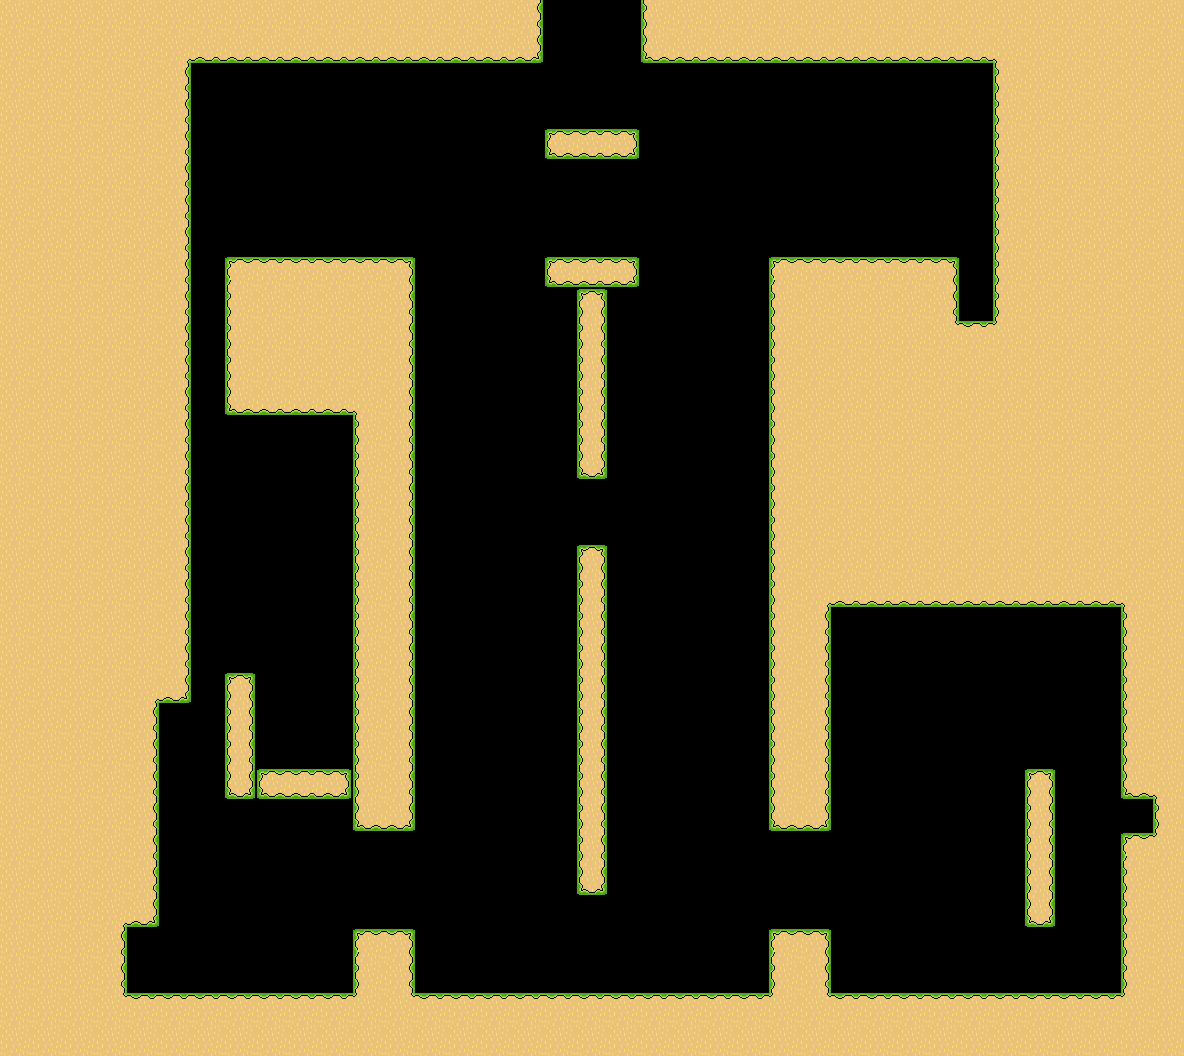

A 2D game scene composited from a Tiled map and its tileset images. What follows is a short description and the map's XML, with each tile layer's data collapsed to a summary:
An orthogonal 37x33 tile map with 32x32 px tiles, 1 tile layer (Ground) and 17 objects.

<map version="1.5" tiledversion="1.7.1" orientation="orthogonal" renderorder="right-down" width="37" height="33" tilewidth="32" tileheight="32" infinite="0" nextlayerid="29" nextobjectid="109">
 <editorsettings>
  <export target="LevelTilemap_level13.json" format="json" />
 </editorsettings>
 <properties>
  <property name="extraText" value="Walljumps reset double jump!" />
  <property name="levelIndex" type="int" value="13" />
  <property name="levelName" value="Level 13" />
  <property name="levelNameOffsetY" type="int" value="-80" />
  <property name="levelNameShortened" value="13" />
  <property name="numberOfSlimes" type="int" value="5" />
 </properties>
 <tileset firstgid="1" name="tileset" tilewidth="32" tileheight="32" tilecount="36" columns="6">
  <image source="../../artwork/tileset.png" width="192" height="192" />
  <tile id="0">
   <properties>
    <property name="collides" type="bool" value="true" />
   </properties>
  </tile>
  <tile id="1">
   <properties>
    <property name="collides" type="bool" value="true" />
   </properties>
  </tile>
  <tile id="2">
   <properties>
    <property name="collides" type="bool" value="true" />
   </properties>
  </tile>
  <tile id="3">
   <properties>
    <property name="collides" type="bool" value="true" />
   </properties>
  </tile>
  <tile id="4">
   <properties>
    <property name="collides" type="bool" value="false" />
   </properties>
  </tile>
  <tile id="5">
   <properties>
    <property name="collides" type="bool" value="false" />
   </properties>
  </tile>
  <tile id="6">
   <properties>
    <property name="collides" type="bool" value="true" />
   </properties>
  </tile>
  <tile id="7">
   <properties>
    <property name="collides" type="bool" value="true" />
   </properties>
  </tile>
  <tile id="8">
   <properties>
    <property name="collides" type="bool" value="true" />
   </properties>
  </tile>
  <tile id="9">
   <properties>
    <property name="collides" type="bool" value="true" />
   </properties>
  </tile>
  <tile id="10">
   <properties>
    <property name="collides" type="bool" value="false" />
   </properties>
  </tile>
  <tile id="11">
   <properties>
    <property name="collides" type="bool" value="false" />
   </properties>
  </tile>
  <tile id="12">
   <properties>
    <property name="collides" type="bool" value="true" />
   </properties>
  </tile>
  <tile id="13">
   <properties>
    <property name="collides" type="bool" value="true" />
   </properties>
  </tile>
  <tile id="14">
   <properties>
    <property name="collides" type="bool" value="true" />
   </properties>
  </tile>
  <tile id="15">
   <properties>
    <property name="collides" type="bool" value="true" />
   </properties>
  </tile>
  <tile id="16">
   <properties>
    <property name="collides" type="bool" value="false" />
    <property name="expValue" type="int" value="3" />
    <property name="isFlying" type="bool" value="true" />
    <property name="level" type="int" value="1" />
    <property name="objectTag" value="slimeEnemy" />
   </properties>
  </tile>
  <tile id="17">
   <properties>
    <property name="collides" type="bool" value="false" />
    <property name="expValue" type="int" value="3" />
    <property name="isFlying" type="bool" value="false" />
    <property name="level" type="int" value="1" />
    <property name="objectTag" value="slimeEnemy" />
   </properties>
  </tile>
  <tile id="18">
   <properties>
    <property name="collides" type="bool" value="true" />
   </properties>
  </tile>
  <tile id="19">
   <properties>
    <property name="collides" type="bool" value="true" />
   </properties>
  </tile>
  <tile id="20">
   <properties>
    <property name="collides" type="bool" value="true" />
   </properties>
  </tile>
  <tile id="21">
   <properties>
    <property name="collides" type="bool" value="true" />
   </properties>
  </tile>
  <tile id="22">
   <properties>
    <property name="collides" type="bool" value="false" />
    <property name="expValue" type="int" value="5" />
    <property name="isFlying" type="bool" value="true" />
    <property name="level" type="int" value="2" />
    <property name="objectTag" value="slimeEnemy" />
   </properties>
  </tile>
  <tile id="23">
   <properties>
    <property name="collides" type="bool" value="false" />
    <property name="expValue" type="int" value="5" />
    <property name="isFlying" type="bool" value="false" />
    <property name="level" type="int" value="2" />
    <property name="objectTag" value="slimeEnemy" />
   </properties>
  </tile>
  <tile id="24">
   <properties>
    <property name="collides" type="bool" value="false" />
    <property name="direction" value="right" />
    <property name="objectTag" value="spike" />
    <property name="spriteName" value="rightSpikes" />
   </properties>
  </tile>
  <tile id="25">
   <properties>
    <property name="collides" type="bool" value="false" />
    <property name="direction" value="left" />
    <property name="objectTag" value="spike" />
    <property name="spriteName" value="leftSpikes" />
   </properties>
  </tile>
  <tile id="26">
   <properties>
    <property name="collides" type="bool" value="false" />
    <property name="direction" value="down" />
    <property name="objectTag" value="spike" />
    <property name="spriteName" value="downSpikes" />
   </properties>
  </tile>
  <tile id="27">
   <properties>
    <property name="collides" type="bool" value="false" />
    <property name="direction" value="up" />
    <property name="objectTag" value="spike" />
    <property name="spriteName" value="upSpikes" />
   </properties>
  </tile>
  <tile id="28">
   <properties>
    <property name="collides" type="bool" value="false" />
    <property name="expValue" type="int" value="10" />
    <property name="isFlying" type="bool" value="true" />
    <property name="level" type="int" value="3" />
    <property name="objectTag" value="slimeEnemy" />
   </properties>
  </tile>
  <tile id="29">
   <properties>
    <property name="collides" type="bool" value="false" />
    <property name="expValue" type="int" value="10" />
    <property name="isFlying" type="bool" value="false" />
    <property name="level" type="int" value="3" />
    <property name="objectTag" value="slimeEnemy" />
   </properties>
  </tile>
  <tile id="30">
   <properties>
    <property name="collides" type="bool" value="false" />
    <property name="objectTag" value="endOfLevel" />
   </properties>
  </tile>
  <tile id="31">
   <properties>
    <property name="collides" type="bool" value="false" />
    <property name="objectTag" value="pickUp" />
    <property name="pickUpType" value="doubleJump" />
    <property name="spriteName" value="doubleJump" />
   </properties>
  </tile>
  <tile id="32">
   <properties>
    <property name="collides" type="bool" value="false" />
    <property name="objectTag" value="pickUp" />
   </properties>
  </tile>
  <tile id="33">
   <properties>
    <property name="collides" type="bool" value="false" />
   </properties>
  </tile>
  <tile id="34">
   <properties>
    <property name="collides" type="bool" value="false" />
   </properties>
  </tile>
  <tile id="35">
   <properties>
    <property name="collides" type="bool" value="false" />
    <property name="objectTag" value="playerSpawn" />
   </properties>
  </tile>
 </tileset>
 <layer id="6" name="Ground" width="37" height="33">
  <data>[1221 cells, 618 non-empty, 19 distinct tile ids]</data>
 </layer>
 <objectgroup id="28" name="GameObjects">
  <object id="84" gid="31" x="576" y="128" width="32" height="32" />
  <object id="90" gid="36" x="256" y="768" width="32" height="32" />
  <object id="91" gid="32" x="1024" y="736" width="32" height="32" />
  <object id="92" gid="17" x="576" y="928" width="32" height="32" />
  <object id="93" gid="18" x="1120" y="832" width="32" height="32" />
  </objectgroup>
</map>
<!-- 12 of 17 objects omitted -->
